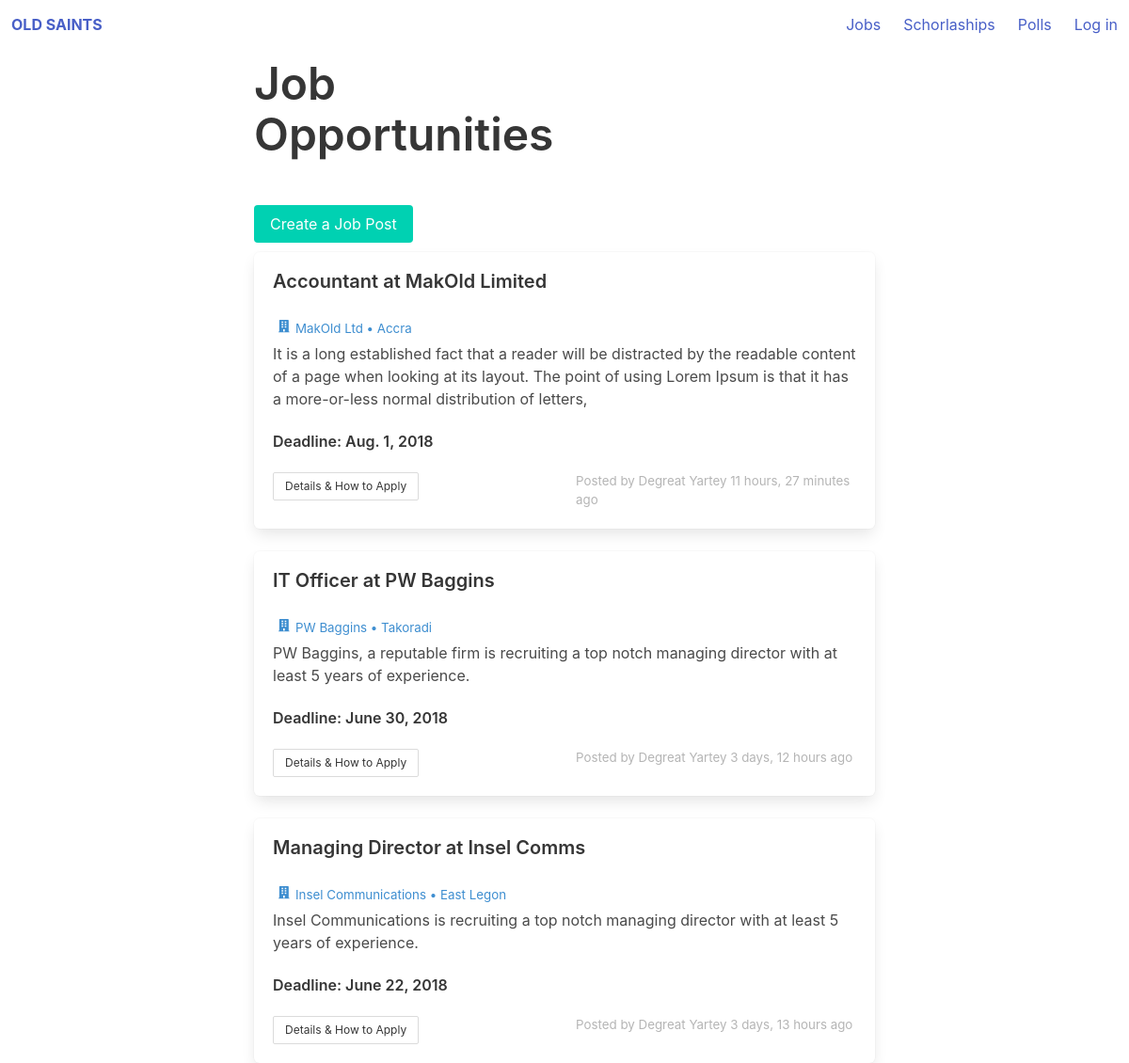
Screenshot of /jobs/ with the database file from the repository.
### web/models.py (models this page shows)
class Job(models.Model):
    post_title = models.CharField(max_length=70)
    position = models.CharField(max_length=70)
    short_description = models.CharField(max_length=250)
    job_description = models.TextField()
    salary_range = models.CharField(max_length=60)
    location = models.CharField(max_length=70)
    company = models.CharField(max_length=70)
    how_to_apply = models.CharField(max_length=70)
    date_added = models.DateTimeField(auto_now_add=True)
    qualifications = models.CharField(max_length=100)
    deadline = models.DateField()
    posted_by = models.ForeignKey(Alumnum, related_name="jobs", on_delete=models.CASCADE)
    class Meta:
        ordering = ('-date_added', )

class Alumnum(models.Model):
    user = models.OneToOneField(User, related_name="alumnum", on_delete=models.CASCADE)
    mobile = models.CharField(max_length=17)
    telephone = models.CharField(max_length=17, blank=True)
    whatsapp = models.CharField(max_length=17, blank=True)
    facebook = models.CharField(max_length=100, blank=True)
    twitter = models.CharField(max_length=100, blank=True)
    instagram = models.CharField(max_length=100, blank=True)
    address_line_1 = models.CharField(max_length=50)
    address_line_2 = models.CharField(max_length=50)
    year_of_completion = models.IntegerField()
    exam_type = models.CharField(max_length=20) # o/a level, sss, wassce
    house = models.ForeignKey(House, related_name="alumni", on_delete=models.CASCADE)
    chapter = models.ForeignKey(Chapter, related_name="alumni", on_delete=models.CASCADE)
    member_id = models.CharField(max_length=20)
    profession = models.CharField(max_length=100)
    reference_1 = models.TextField(blank=True)
    reference_2 = models.TextField(blank=True)
    verified = models.BooleanField(default=False)
    def __str__(self):
        return self.user.get_full_name()

### web/views.py (the view)
# urls.py: url(r'^jobs/$', views.jobs, name="jobs"),
def jobs(request):
    context = {
        "jobs": Job.objects.all()
    }
    return render(request, "web/jobs.html", context)

### web/templates/web/jobs.html
{% extends "web/base.html" %} {% block main_title %} Jobs {% endblock main_title %} {% block content %}
<div class="container centered-div">
    <div style="margin-top: 10px;">
        <p class="is-1 title" style="margin-bottom: 1em;">
            Job <br>Opportunities
        </p>
        <a href="{% url 'web:create_job_post' %}" class="button is-primary">Create a Job Post</a>
    </div>
    {% for job in jobs %}
    <div class="box" style="margin-top: 10px;">
        <h5 class="is-5 title">{{ job.post_title }}</h5>
        <p style="font-size: 10pt; margin-bottom: 5px;" class="has-text-info">
            <span class="icon">
                <i class="fas fa-building"></i>
            </span>{{ job.company }} &bull; {{ job.location }}</p>
        <p>{{ job.short_description }}</p>
        <br>
        <p class="is-6 title">Deadline: {{job.deadline}}</p>
        <div class="columns">
            <div class="column">
                <a class="button is-small">Details &amp; How to Apply</a>
            </div>
            <div class="column">
                <p class="has-text-grey-light" style="font-size: 10pt;">Posted by {{job.posted_by}} {{job.date_added|timesince}} ago</p>
            </div>
        </div>
    </div>
    {% endfor %}
</div>
{% endblock content %}

### web/static/web/css/main.css (style rules this page uses)
.centered-div { width: 55%; margin-left: auto; margin-right: auto; }

### rows the page displays
Job: post_title "Accountant at MakOld Limited", company "MakOld Ltd", location "Accra", short_description "It is a long established fact that a reader will be distracted by the readable content of a page when looking at its layout. The point of using Lorem Ipsum is that it has a more-or-less normal distribution of letters,", deadline "Aug. 1, 2018", posted_by "Degreat Yartey", date_added "11 hours, 27 minutes"
Job: post_title "IT Officer at PW Baggins", company "PW Baggins", location "Takoradi", short_description "PW Baggins, a reputable firm is recruiting a top notch managing director with at least 5 years of experience.", deadline "June 30, 2018", posted_by "Degreat Yartey", date_added "3 days, 12 hours"
Job: post_title "Managing Director at Insel Comms", company "Insel Communications", location "East Legon", short_description "Insel Communications is recruiting a top notch managing director with at least 5 years of experience.", deadline "June 22, 2018", posted_by "Degreat Yartey", date_added "3 days, 13 hours"
